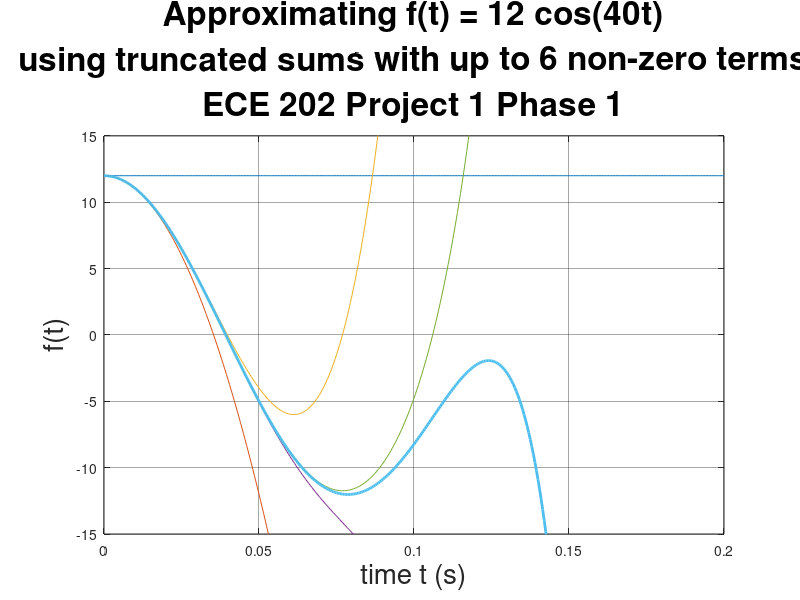

The MATLAB source for this figure:
%Ritvik Verma
%Project 1
%Phase 1
%Approximating f(t) = 12 cos(40t) using truncated sums 
%with up to 6 non-zero terms

clear
clf
format shortG

t = linspace(0,0.2,401);

n = 0:2:10;
a = 12*(-1).^(n/2).*40.^n ./ factorial(n)

%--------------Create plotting functions-------------
%f = 12*cos(40*t);
f1 = a(1)*t.^n(1);
f2 = f1 + a(2)*t.^n(2);
f3 = f2 + a(3)*t.^n(3);
f4 = f3 + a(4)*t.^n(4);
f5 = f4 + a(5)*t.^n(5);
f6 = f5 + a(6)*t.^n(6);

%-------------Plot and label graphs------------------
plot(t,f1,t,f2,t,f3,t,f4,t,f5,t,f6,'LineWidth',2);
ylim([-15 15])
xlabel('time t (s)', 'Fontsize', 20)
ylabel('f(t)', 'FontSize', 20)
title({'Approximating f(t) = 12 cos(40t)',... 
    'using truncated sums with up to 6 non-zero terms'...
    'ECE 202 Project 1 Phase 1'},'FontSize',24)
grid on
set(gca, 'GridAlpha', 0.4)




